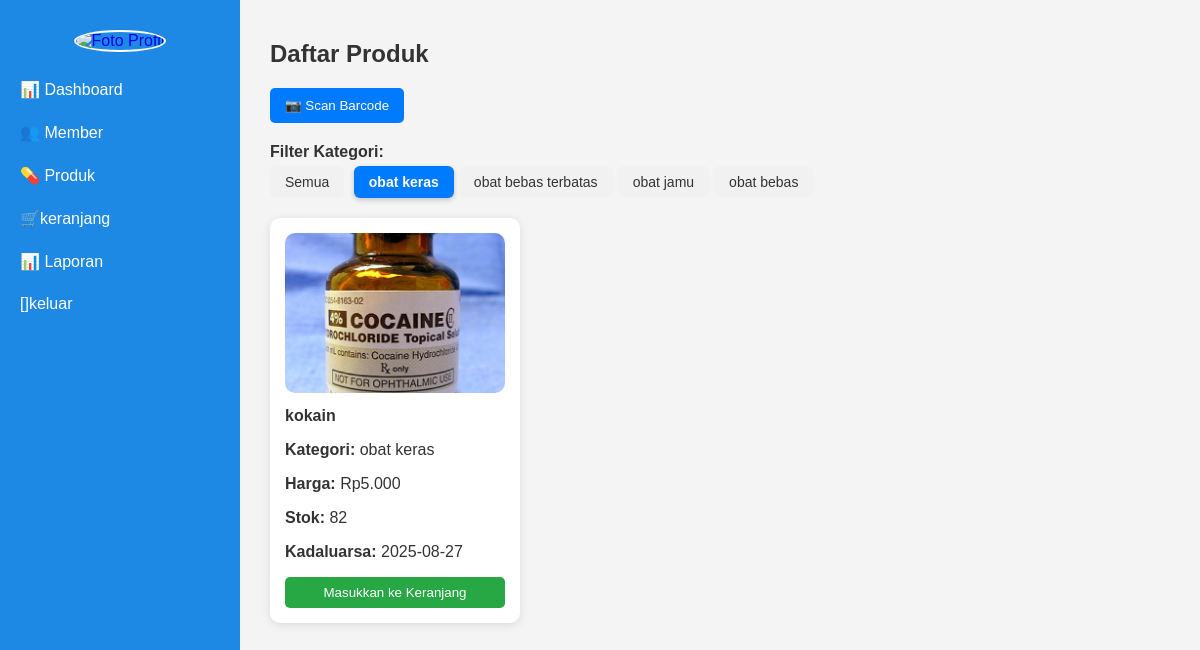
/tampilan_kasir/produk.php?filter_kategori=4, run on the app's committed database.
### tables this page shows
CREATE TABLE `kategori` (
  `id` int(11) NOT NULL,
  `nama_kategori` varchar(50) NOT NULL,
  `gambar` varchar(255) NOT NULL,
  `keterangan` text DEFAULT NULL
);

CREATE TABLE `produk` (
  `id` int(11) NOT NULL,
  `nama_produk` varchar(100) NOT NULL,
  `id_kategori` int(11) DEFAULT NULL,
  `harga_beli` decimal(10,0) NOT NULL,
  `harga_jual` decimal(10,0) NOT NULL,
  `stok` int(11) NOT NULL,
  `kadaluarsa` date NOT NULL,
  `gambar` varchar(255) DEFAULT NULL
);

### tampilan_kasir/produk.php (the view, shortened to what this page needs)
<?php
include_once 'sidebar_kasir.php';
$conn = new mysqli("localhost", "root", "", "apotek1");
$filter_kategori = $_GET['filter_kategori'] ?? '';
$tanggalHariIni = date('Y-m-d');
if ($filter_kategori !== '') {
    $produk = $conn->query("SELECT produk.*, kategori.nama_kategori
                            FROM produk
                            JOIN kategori ON produk.id_kategori = kategori.id
                            WHERE produk.id_kategori = '$filter_kategori'
                              AND produk.kadaluarsa >= '$tanggalHariIni'
                            ORDER BY produk.id DESC");
} else {
    $produk = $conn->query("SELECT produk.*, kategori.nama_kategori
                            FROM produk
                            JOIN kategori ON produk.id_kategori = kategori.id
                            WHERE produk.kadaluarsa >= '$tanggalHariIni'
                            ORDER BY produk.id DESC");
}
?>
<!DOCTYPE html>
<html lang="id">
<head>
</head>
<body>
<div class="container">
  <h2>Daftar Produk</h2>
  <button onclick="bukaScanner()" class="btn-tambah" style="background:#007bff;">📷 Scan Barcode</button>
<div style="margin-bottom: 20px;">
    <strong>Filter Kategori:</strong><br>
    <a href="produk.php" class="btn-filter <?= ($filter_kategori === '') ? 'active' : '' ?>">Semua</a>
    <?php
    $kategoriFilter = $conn->query("SELECT * FROM kategori");
    while ($kat = $kategoriFilter->fetch_assoc()) {
        $active = ($filter_kategori == $kat['id']) ? 'active' : '';
        echo "<a href='produk.php?filter_kategori={$kat['id']}' class='btn-filter $active'>{$kat['nama_kategori']}</a>";
    }
    ?>
</div>
  <div style="display: flex; flex-wrap: wrap; gap: 20px;">
    <?php while($row = $produk->fetch_assoc()): ?>
    <div style="background: white; border-radius: 10px; box-shadow: 0 2px 10px rgba(0,0,0,0.1); width: 250px; padding: 15px;">
      <img src="../uploads/<?= htmlspecialchars($row['gambar']) ?>" alt="Produk" style="width: 100%; height: 160px; object-fit: cover; border-radius: 10px;">
      <h4 style="margin: 10px 0;"><?= htmlspecialchars($row['nama_produk']) ?></h4>
      <p><strong>Kategori:</strong> <?= htmlspecialchars($row['nama_kategori']) ?></p>
      <p><strong>Harga:</strong> Rp<?= number_format($row['harga_jual'], 0, ',', '.') ?></p>
      <p><strong>Stok:</strong> <?= $row['stok'] ?></p>
      <p><strong>Kadaluarsa:</strong> <?= $row['kadaluarsa'] ?></p>
  <form method="post" action="keranjang.php">
    <button type="submit" name="masukkan" style="width: 100%; padding: 8px; background: #28a745; border: none; color: white; border-radius: 5px;">
        Masukkan ke Keranjang
    </button>
</form>
    </div>
    <?php endwhile; ?>
  </div>
</div>
</body>
</html>

### tampilan_kasir/sidebar_kasir.php (style rules this page uses)
* { box-sizing: border-box; }
body { margin: 0; font-family: 'Segoe UI', sans-serif; background-color: #f1f3f5; color: #333; }

### tampilan_kasir/produk.php (style rules this page uses)
body { font-family: Arial, sans-serif; background: #f4f4f4; margin: 0; padding: 0; }
.container { margin-left: 250px; padding: 20px; }
h2 { margin-bottom: 20px; }
.btn-tambah { background: #28a745; color: white; padding: 10px 15px; border: none; border-radius: 5px; margin-bottom: 20px; cursor: pointer; }
.btn-filter { display: inline-block; padding: 8px 15px; margin: 5px 5px 0 0; background-color: #f1f1f1; color: #333; text-decoration: none; border-radius: 6px; transition: all 0.3s ease; font-size: 14px; }
.btn-filter.active { background-color: #007bff; color: white; font-weight: bold; box-shadow: 0 2px 5px rgba(0,0,0,0.2); }

### data on the page
kategori: nama_kategori "obat keras"
kategori: nama_kategori "obat bebas terbatas"
kategori: nama_kategori "obat jamu"
kategori: nama_kategori "obat bebas"
produk: gambar (picture), nama_produk "kokain", id_kategori.nama_kategori "obat keras", harga_jual "5.000", stok "82", kadaluarsa "2025-08-27"
